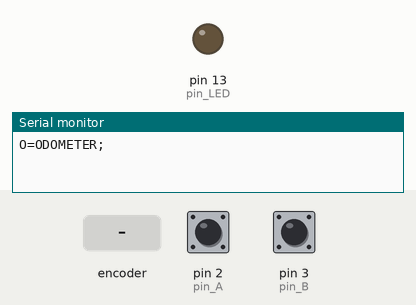
A sketch run on a simulated Arduino Uno, built for the host (arithmetic inside an expression is 32-bit, double 64-bit). Shown: output pins drawn as LEDs (lit = HIGH), the last lines printed to the serial monitor. The inputs (shaded band) are chosen by the test bench; at power-on: pin 2 (pin_A) HIGH, pin 3 (pin_B) HIGH.

Above: at 2.2 s.
2.3 s: rotary encoder on pin 2 (pin_A) / pin 3 (pin_B) turned 3 steps (first pin leading)
At 4.4 s:
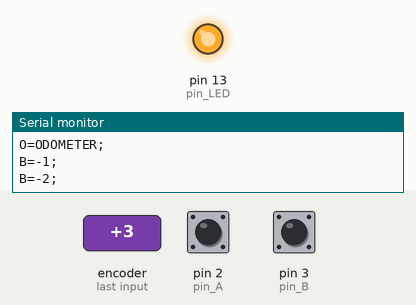
5.9 s: rotary encoder on pin 2 (pin_A) / pin 3 (pin_B) turned 2 steps (second pin leading)
Timing chart, 0 to 14.5 s (numbered marks = the images above; inputs shaded):
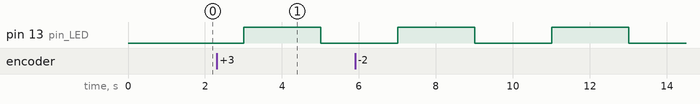

The sketch:

Odometer.ino
```cpp
const byte pin_LED = 13;
const byte pin_A = 2;
const byte pin_B = 3;
volatile byte state = 0;
volatile byte toggle_LED = LOW;
volatile int trip = 0;
String my_command = NULL;

// Arduino Uno
#define digitalPinToInterrupt(p) ( (p) == 2 ? 0 : ((p) == 3 ? 1 : -1) )

void setup() {
    Serial.begin(115200);
    pinMode(pin_LED, OUTPUT);
    pinMode(pin_A, INPUT_PULLUP);
    pinMode(pin_B, INPUT_PULLUP);
    Serial.println("O=ODOMETER;");
    delay(1000);
    attachInterrupt(digitalPinToInterrupt(pin_A), blink, CHANGE);
    attachInterrupt(digitalPinToInterrupt(pin_B), blink, CHANGE);
    Serial.setTimeout(1000);
}

void loop() {
    delay(1000);
    my_command = Serial.readStringUntil(';');
    if(my_command != NULL){
        Serial.println("O=ODOMETER;");
        my_command = NULL;
    }
    toggle_LED = !toggle_LED;
    digitalWrite(pin_LED, toggle_LED);
}

void blink() {
    state <<= 2;
    state |= digitalRead(pin_A) == LOW ? 0 : 1;
    state |= digitalRead(pin_B) == LOW ? 0 : 2;
    switch (state) {
        case 130:
        case 180: {
            trip ++;
            Serial.print("F=");
            Serial.print(trip);
            Serial.println(";");
            break;
        }
        case 120:
        case 184: {
            trip --;
            Serial.print("B=");
            Serial.print(trip);
            Serial.println(";");
            break;
        }
        default: {
//            Serial.print("o=");
//            Serial.print(state, BIN);
//            Serial.println(";");
            break;
        }
    }
}
```

Measured:
- by itself, pin 13 (pin_LED): alternates HIGH for 2.0 s and LOW for 2.0 s
